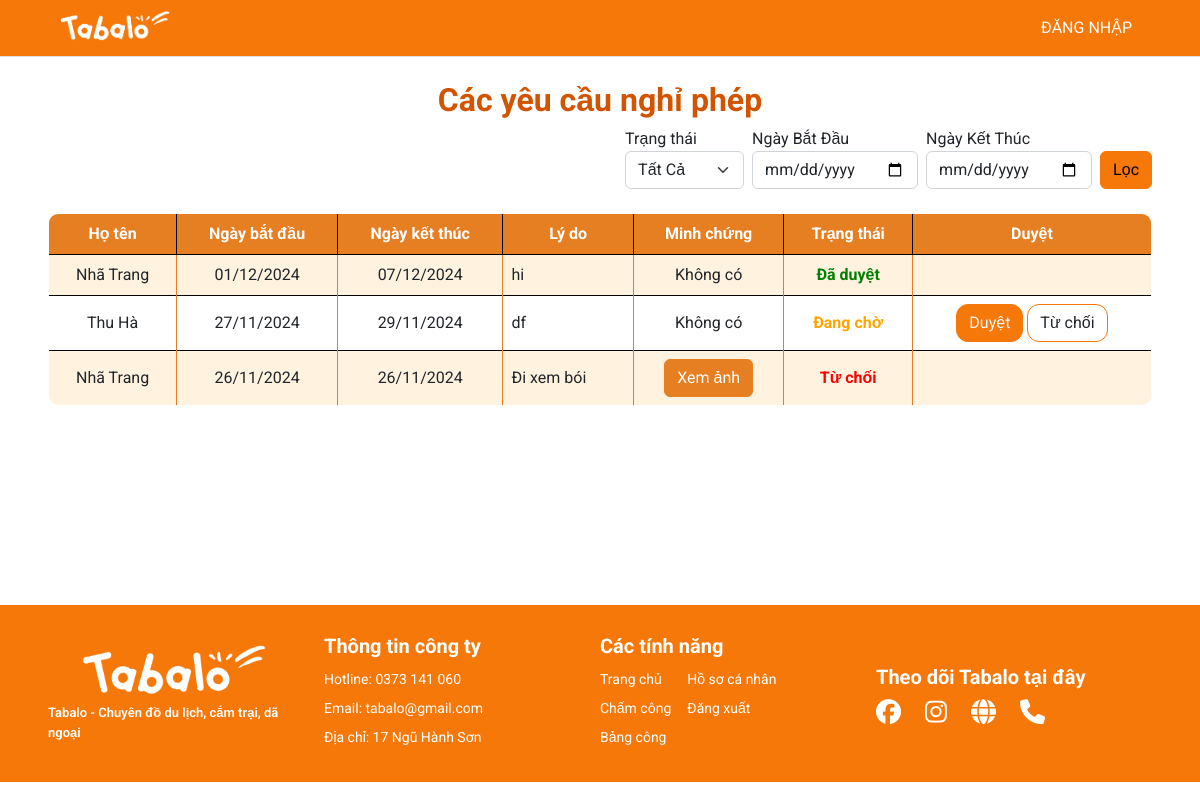
/management/dayoff/, run on an earlier commit of the app's database.
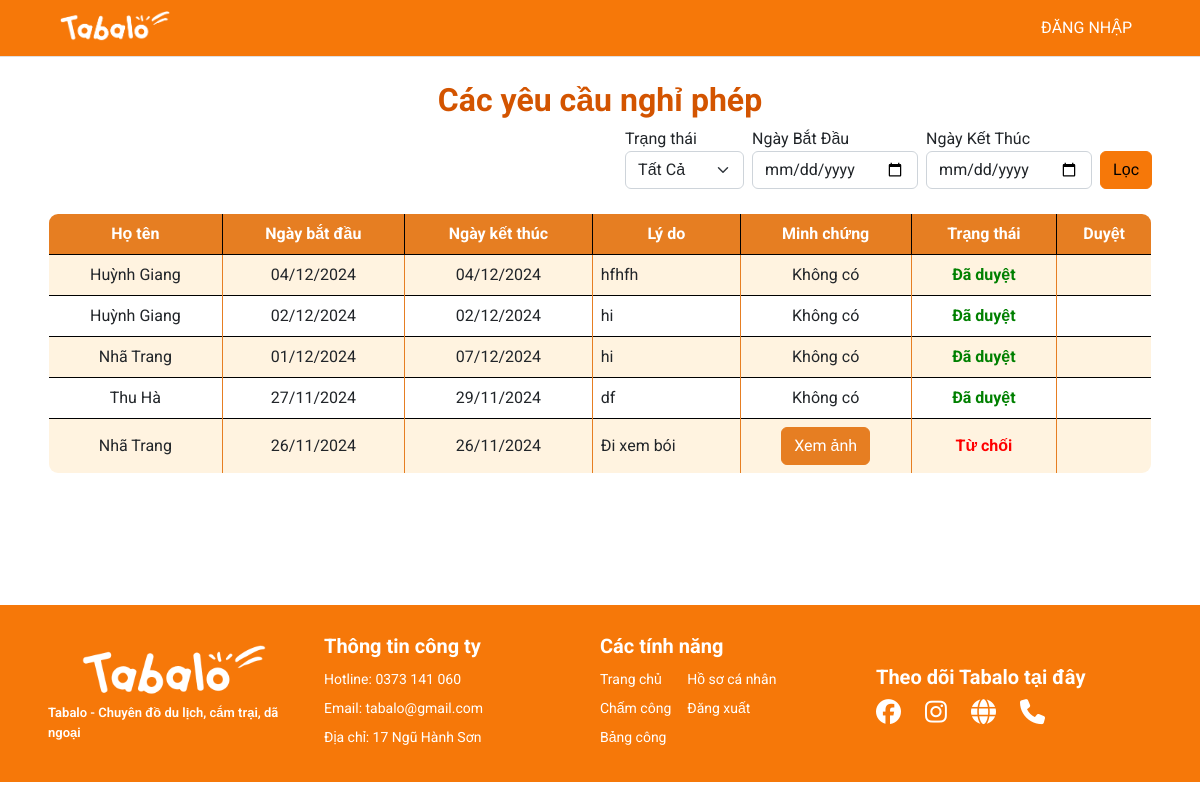
And on a later commit of the database.
### myapp/models.py (models this page shows, shortened)
class DayOffRequest(models.Model):
    STATUS_CHOICES = [
        ('pending', 'Pending'),
        ('approved', 'Approved'),
        ('rejected', 'Rejected'),
    ]
    user = models.ForeignKey(User, on_delete=models.CASCADE)
    start_date = models.DateField()
    end_date = models.DateField()
    reason = models.TextField()
    status = models.CharField(max_length=10, choices=STATUS_CHOICES, default='pending')
    image = models.ImageField(upload_to='uploads/', blank=True, null=True)

### management/views.py (the view, shortened to what this page needs)
# urls.py: path('dayoff/', views.admin_review_requests, name='dayoff'),
def admin_review_requests(request):
    title = 'Đơn nghỉ phép'
    requests = DayOffRequest.objects.order_by('-start_date')
    status = request.GET.get('status', '')
    start_date = request.GET.get('start-date', '')
    end_date = request.GET.get('end-date', '')
    if start_date and end_date:
      requests = requests.filter(start_date__range=[start_date, end_date])
    elif start_date:
      requests = requests.filter(start_date__range=[start_date, datetime.now().date()])
    elif end_date:
      requests = requests.filter(start_date__range=[datetime.now().date(), end_date])
    paginator = Paginator(requests, 10)
    page_number = request.GET.get('page', '')
    try:
      page_obj = paginator.get_page(page_number)
    except PageNotAnInteger:
      page_obj = paginator.page(1)
    except EmptyPage:
      page_obj = paginator.page(paginator.num_pages)
    query_params = request.GET.copy()
    if 'page' in query_params:
      query_params.pop('page')
    context = {'title': title,
               'start_date': start_date,
               'end_date': end_date,
               'status': status,
               'page_obj': page_obj,
               'query_params': query_params.urlencode()}
    return render(request, 'pages/admin_review_requests.html', context)

### management/context_processors.py (called while the page is built)
def pending_dayoff(request):
  count_pending = DayOffRequest.objects.filter(status='pending').count()
  return {'count_pending': count_pending}

### templates/pages/admin_review_requests.html (shortened to what this page needs)
{% extends '../layouts/base.html' %}
{% load static %}
{% block main %}
<link rel="stylesheet" href="{% static 'styles/table.css' %}">
<br>
<h1 style="text-align: center; font-size: 2rem; font-weight: bold; color: #D35400;">Các yêu cầu nghỉ phép</h1>
{% include 'partials/filter_dayoff.html' %}
<br>
<table class="table table-hover table-bordered custom-border" style="border-radius: 10px; overflow: hidden;">
  <thead class="bg-tab text-white" style="background-color: #E67E22;">
    <tr>
      <th scope="col" class="text-center" >Họ tên</th>
      <th scope="col" class="text-center" >Ngày bắt đầu</th>
      <th scope="col" class="text-center" >Ngày kết thúc</th>
      <th scope="col" class="text-center" >Lý do</th>
      <th scope="col" class="text-center" >Minh chứng</th>
      <th scope="col" class="text-center" >Trạng thái</th>
      <th scope="col" class="text-center" >Duyệt</th>
    </tr>
  </thead>
  <tbody>
    {% for rq in page_obj %}
      <tr class="table-row">
        <td class="text-center align-middle border-cell">{{ rq.user.first_name }} {{ rq.user.last_name }}</td>
        <td class="text-center align-middle border-cell">{{ rq.start_date|date:"d/m/Y" }}</td>
        <td class="text-center align-middle border-cell">{{ rq.end_date|date:"d/m/Y" }}</td>
        <td class="align-middle border-cell">{{ rq.reason }}</td>
        <td class="text-center align-middle border-cell">
          {% if rq.image %}
          <a href="{{ rq.image.url }}" target="_blank" style="text-decoration: none;">
            <button class="btn btn-secondary" style="background-color: #E67E22; border-color: #E67E22; color: white;">
              Xem ảnh
            </button>
          </a>
          {% else %}
          <span>Không có</span>
          {% endif %}
        </td>
        <td class="text-center align-middle border-cell">
          {% if rq.status == 'approved' %}
          <span style="color: green; font-weight: bold;">Đã duyệt</span>
          {% elif rq.status == 'pending' %}
          <span style="color: orange; font-weight: bold;">Đang chờ</span>
          {% else %}
          <span style="color: red; font-weight: bold;">Từ chối</span>
          {% endif %}
        </td>
        <td class="border-cell">
          {% if rq.status == 'pending' %}
          <form method="post">
            <center>
              <button class="btn bg-btn text-light" name="accept" value="{{ rq.id }}">Duyệt</button>
              <button class="btn bg-btn-light" name="refuse" value="{{ rq.id }}">Từ chối</button>
            </center>
          </form>
          {% endif %}
        </td>
      </tr>
    {% endfor %}
  </tbody>
</table>
{% endblock %}

What changed in the data, as far as the page shows it:
added DayOffRequest: user.first_name "Huỳnh", user.last_name "Giang", start_date "04/12/2024", end_date "04/12/2024", reason "hfhfh", image "Không có", status "Đã duyệt"
added DayOffRequest: user.first_name "Huỳnh", user.last_name "Giang", start_date "02/12/2024", end_date "02/12/2024", reason "hi", image "Không có", status "Đã duyệt"
changed DayOffRequest "df": status "Đang chờ Duyệt Từ chối" → "Đã duyệt"
